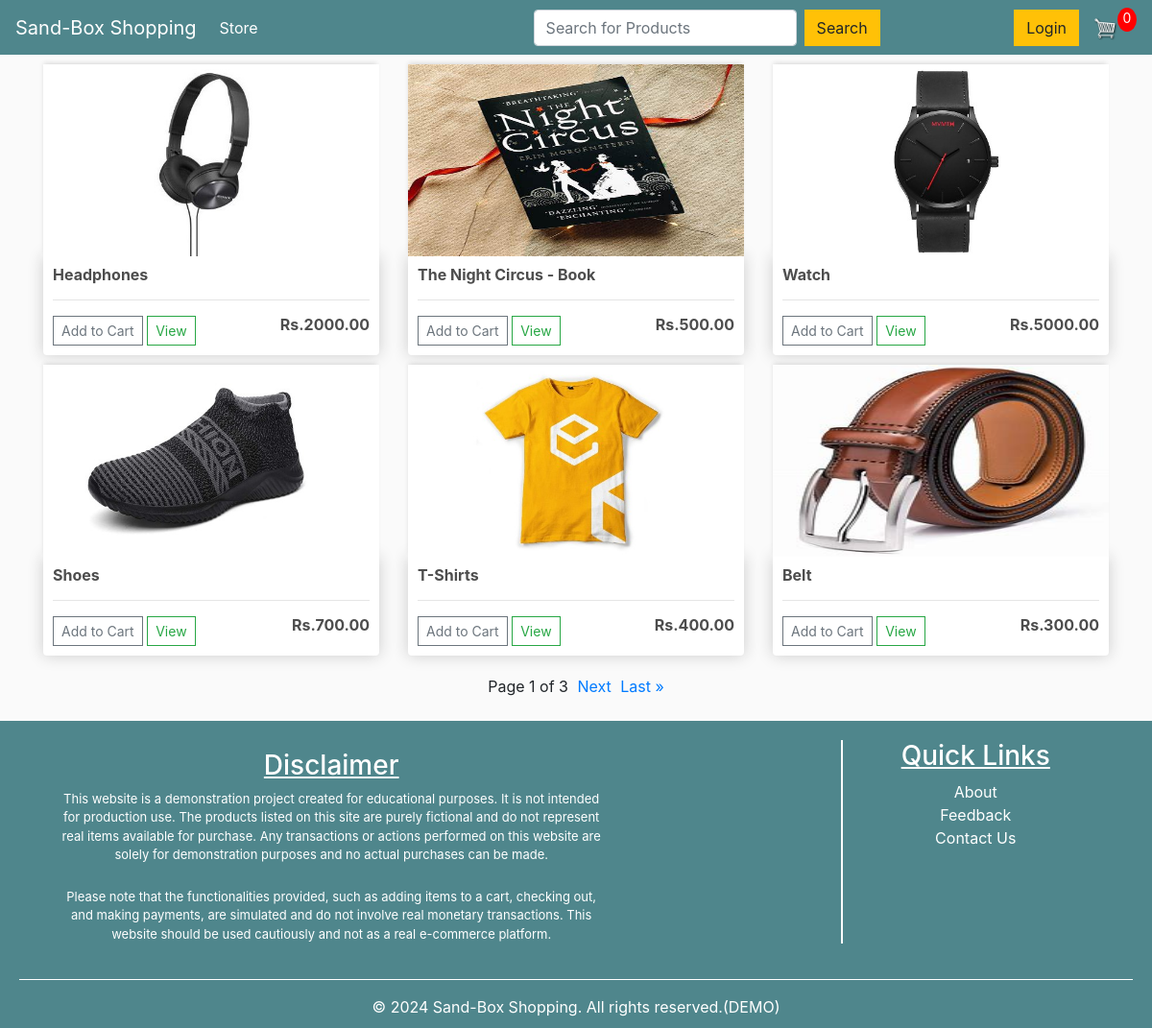
The page / on the database its author committed.
### store/models.py (models this page shows, shortened)
class Product(models.Model):
    name= models.CharField(max_length=200)
    price= models.FloatField()
    digital= models.BooleanField(default=False, null=True, blank=True)
    image= models.ImageField(null=True, blank=True)
    @property
    def imageURL(self):
        try:
            url = self.image.url
        except:
            url=""
        return url

### store/views.py (the view)
# urls.py: path('', include('store.urls'))
def store(request):
    q = request.GET.get('q') if request.GET.get('q') != None else ''
    products = Product.objects.filter(
        Q(name__icontains=q) |
        Q(price__icontains=q)
    )
    items_per_page = 6
    paginator = Paginator(products,items_per_page)
    page_number = request.GET.get('page')
    page_obj = paginator.get_page(page_number)
    if request.user.is_authenticated:
        customer = request.user.customer
        order, created = Order.objects.get_or_create(customer=customer, complete=False)
        items = order.orderitem_set.all()
        cartitems= order.get_cart_items
    else:
        items = []
        order = {'get_cart_total':0, "get_cart_items":0, 'shipping':False}
        cartitems = order['get_cart_items']
    return render(request, 'store/store.html', context={'products':products,
                                                        'cartitems':cartitems,
                                                        'page_obj':page_obj,})

### store/templates/store/store.html (shortened to what this page needs)
{% extends 'main.html' %}
{% load static %}
{% block content %}
<div class="row">
    {% for product in page_obj %}
    <div class="col-lg-4">
        <img class="thumbnail" src="{{product.imageURL}}" >
        <div class="box-element product">
            <h6><strong name="{{product.name}}">{{product.name}}</strong></h6>
            <hr>
            {% if request.user.is_authenticated %}
                <button data-product="{{product.id}}" data-action="add" class="btn btn-outline-secondary add-btn update-cart btn-sm">Add to Cart</button>
            {% else %}
                <a class="btn btn-outline-secondary add-btn update-cart btn-sm" href="{% url 'loginpage' %}">Add to Cart</a>
            {% endif %}
			<a class="btn btn-outline-success btn-sm" href="{{product.image.url}}">View</a>
			<h6 style="display: inline-block; float: right"><strong>Rs.{{product.price|floatformat:2}}</strong></h6>
        </div>
    </div>
    {% endfor %}
</div>
<div style="display: flex; justify-content: center; margin-top: 20px;">
    <div class="pagination" style="text-align: center;">
        <span class="step-links">
            <span class="current" style="margin-right: 5px;">
                Page {{ page_obj.number }} of {{ page_obj.paginator.num_pages }}
            </span>
            {% if page_obj.has_next %}
                <a href="?page={{ page_obj.next_page_number }}" style="margin-right: 5px;">Next</a>
                <a href="?page={{ page_obj.paginator.num_pages }}">Last &raquo;</a>
            {% endif %}
        </span>
    </div>
</div>
{% endblock content %}

### templates/main.html (shortened to what this page needs)
<!DOCTYPE html>
{% load static %}
<html>
<head>
	<link rel="stylesheet" href="https://stackpath.bootstrapcdn.com/bootstrap/4.4.1/css/bootstrap.min.css">
	<link rel="stylesheet" type="text/css" href="{% static 'css/main.css' %}">
</head>
<body>
  <div class="wrapper">
	<header>
		{% include 'navbar.html' %}
	</header>
	<main>
		<div class="container">
			{% block content %}
			{% endblock content %}
		</div>
	</main>
  </div>
  <br>
  {% include 'footer.html' %}
</body>
</html>

### templates/navbar.html (shortened to what this page needs)
{% load static %}
<nav class="navbar navbar-expand-lg navbar-dark bg-dark">
    <a class="navbar-brand" href="{% url 'storepage' %}">Sand-Box Shopping</a>
    <div class="collapse navbar-collapse" id="navbarSupportedContent">
      <ul class="navbar-nav mr-auto">
        <li class="nav-item active">
          <a class="nav-link" href="{% url 'storepage' %}">Store <span class="sr-only">(current)</span></a>
        </li>
      </ul>
      <div class="mx-auto">
        <form class="header__search form-inline my-2 my-lg-0" action="{% url 'storepage' %}" method="get">
          <label class="d-flex align-items-center">
            <input class="form-control mr-sm-2" placeholder="Search for Products" name="q" />
            <button class="btn btn-warning" type="submit">Search</button>
          </label>
        </form>
      </div>
      <div class="form-inline my-2 my-lg-0">
        {% if request.user.is_authenticated %}
          <a class="navbar-brand" href="{% url 'profilepage' %}">Hi {{request.user}}</a>
          <a href="{% url 'logoutpage' %}" class="btn btn-warning">Logout</a>
        {% else %}
          <a href="{% url 'loginpage' %}" class="btn btn-warning">Login</a>
        {% endif %}
        <a href="{% url 'cartpage' %}">
           <img  id="cart-icon" src="{% static 'images/cart.png' %}">
       </a>
       <p id="cart-total">{{cartitems}}</p>
      </div>
    </div>
</nav>

### templates/footer.html (shortened to what this page needs)
{% load static %}
<footer class="site-footer text-white" style="background-color: #4f868c;">
    <div class="container">
        <div class="row">
            <div class="col-md-9" style="border-right: 2px solid #fff;">
                <div class="row">
                    <div class="col-md-9" style="margin-top: 10px;">
                        <h3 style="color: #fff; text-decoration-line: underline; text-decoration-color: #fff;">Disclaimer</h3>
                        <p style="font-size:small;">This website is a demonstration project created for educational purposes. It is not intended for production use. The products listed on this site are purely fictional and do not represent real items available for purchase. Any transactions or actions performed on this website are solely for demonstration purposes and no actual purchases can be made.</p>
                        <br>
                        <p style="font-size:small;">Please note that the functionalities provided, such as adding items to a cart, checking out, and making payments, are simulated and do not involve real monetary transactions. This website should be used cautiously and not as a real e-commerce platform.</p>
                    </div>
                </div>
            </div>
            <div class="col-md-3" style="margin-top: 10px;">
                <h3 style="color: #fff; text-decoration-line: underline; text-decoration-color: #fff;">Quick Links</h3>
                <ul class="list-unstyled">
                    <li><a href="{% url 'aboutpage' %}" class="text-white">About</a></li>
                    <li><a href="{% url 'feedbackpage' %}" class="text-white">Feedback</a></li>
                    <li><a href="{% url 'contactuspage' %}" class="text-white">Contact Us</a></li>
                </ul>
            </div>
        </div>
    </div>
    <hr>
    <center>
    <div class="container">
        <p>&copy; 2024 Sand-Box Shopping. All rights reserved.(DEMO)</p>
    </div>
    </center>
</footer>

### static/css/main.css (style rules this page uses)
body { background-color: hsl(0, 0%, 98%); }
h1,h2,h3,h4,h5,h6 { color:hsl(0, 0%, 30%); }
.box-element { box-shadow:hsl(0, 0%, 80%) 0 0 16px; background-color: #fff; border-radius: 4px; padding: 10px; }
.thumbnail { width: 100%; height: 200px; -webkit-box-shadow: -1px -3px 5px -2px rgba(214,214,214,1); -moz-box-shadow: -1px -3px 5px -2px rgba(214,214,214,1); box-shadow: -1px -3px 5px -2px rgba(214,214,214,1); }
.product { border-radius: 0 0 4px 4px; }
.bg-dark { background-color: #4f868c!important; }
#cart-icon { width:25px; display: inline-block; margin-left: 15px; }
#cart-total { display: block; text-align: center; color:#fff; background-color: red; width: 20px; height: 25px; border-radius: 50%; font-size: 14px; }
.col-lg-4, .col-lg-6, .col-lg-8, .col-lg-12 { margin-top: 10px; }
.btn { border-radius: 0; }
html, body { height: 100%; margin: 0; }
body { display: flex; flex-direction: column; }
.wrapper { flex: 1; display: flex; flex-direction: column; }
main { flex: 1; }
footer { background-color: #4f868c; padding: 10px 20px; text-align: center; width: 100%; color: #fff; }
footer .container { display: flex; flex-direction: column; justify-content: center; align-items: center; }
footer .row { display: flex; width: 100%; justify-content: space-between; }
footer .col-md-9, footer .col-md-3 { margin-top: 10px; }
footer h3 { color: #fff; text-decoration-line: underline; text-decoration-color: #fff; }
footer ul { list-style-type: none; padding: 0; }
footer ul li a { color: #fff; text-decoration: none; }
footer hr { background-color: #fff; border: none; height: 1px; margin-top: 10px; }
footer p { margin: 0; }

### rows shown on the page
Product: imageURL (picture), name "Headphones", price "2000.00"
Product: imageURL (picture), name "The Night Circus - Book", price "500.00"
Product: imageURL (picture), name "Watch", price "5000.00"
Product: imageURL (picture), name "Shoes", price "700.00"
Product: imageURL (picture), name "T-Shirts", price "400.00"
Product: imageURL (picture), name "Belt", price "300.00"

### other values the page prints
{{ cartitems }} "0"
{{ page_obj.number }} "1"
{{ page_obj.paginator.num_pages }} "3"
